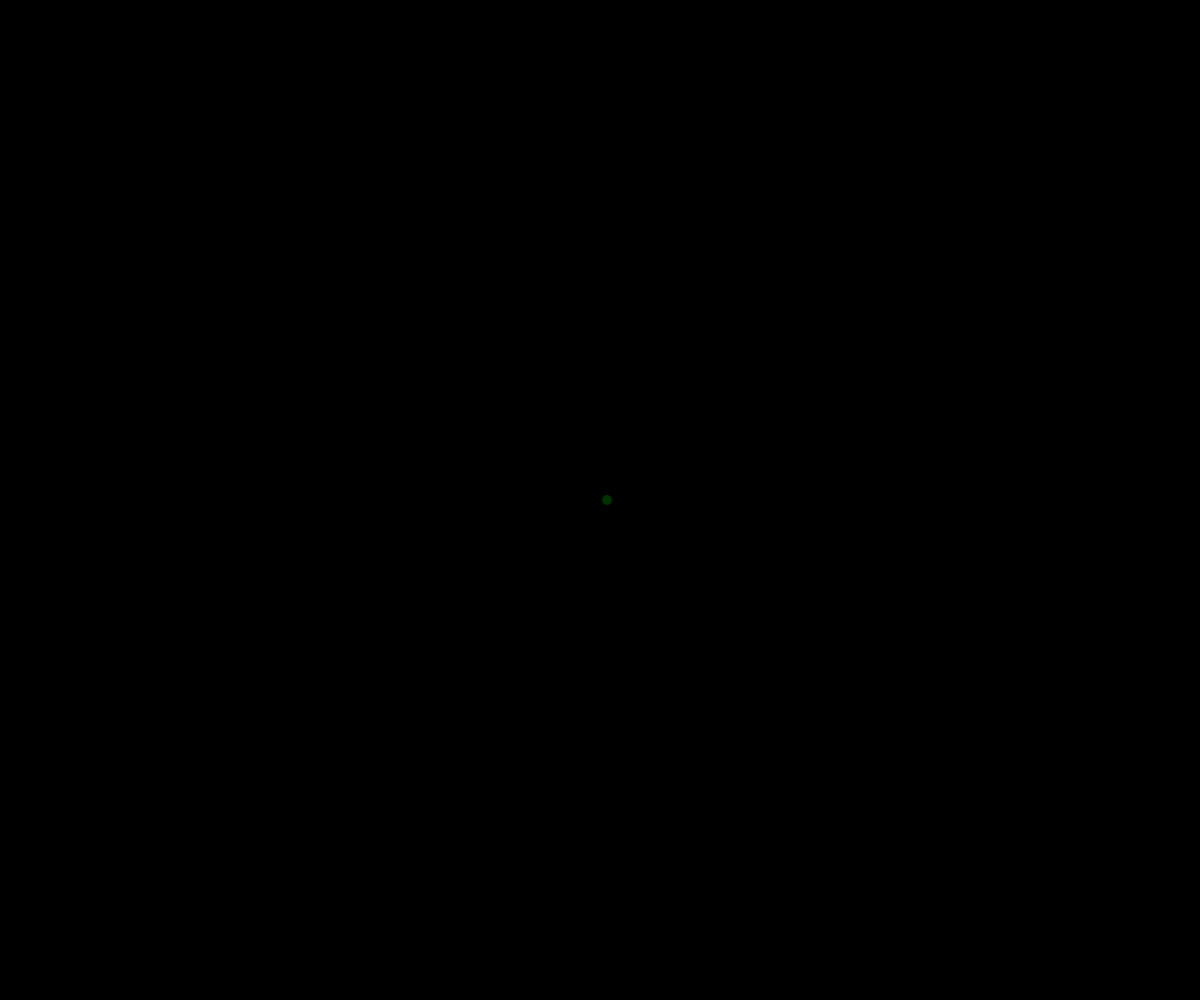
Frame 1 (no input)
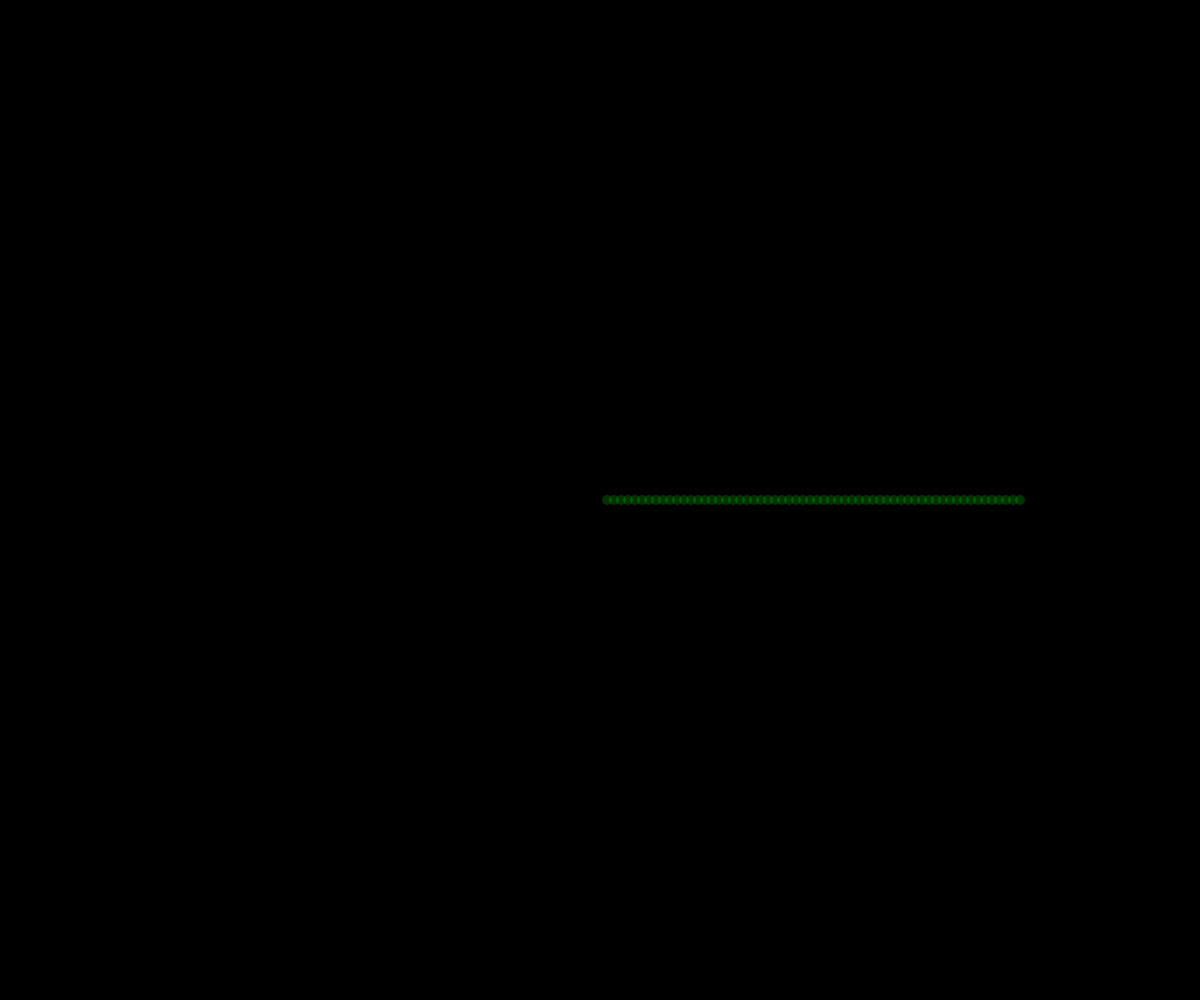
Frame 60 (no input)
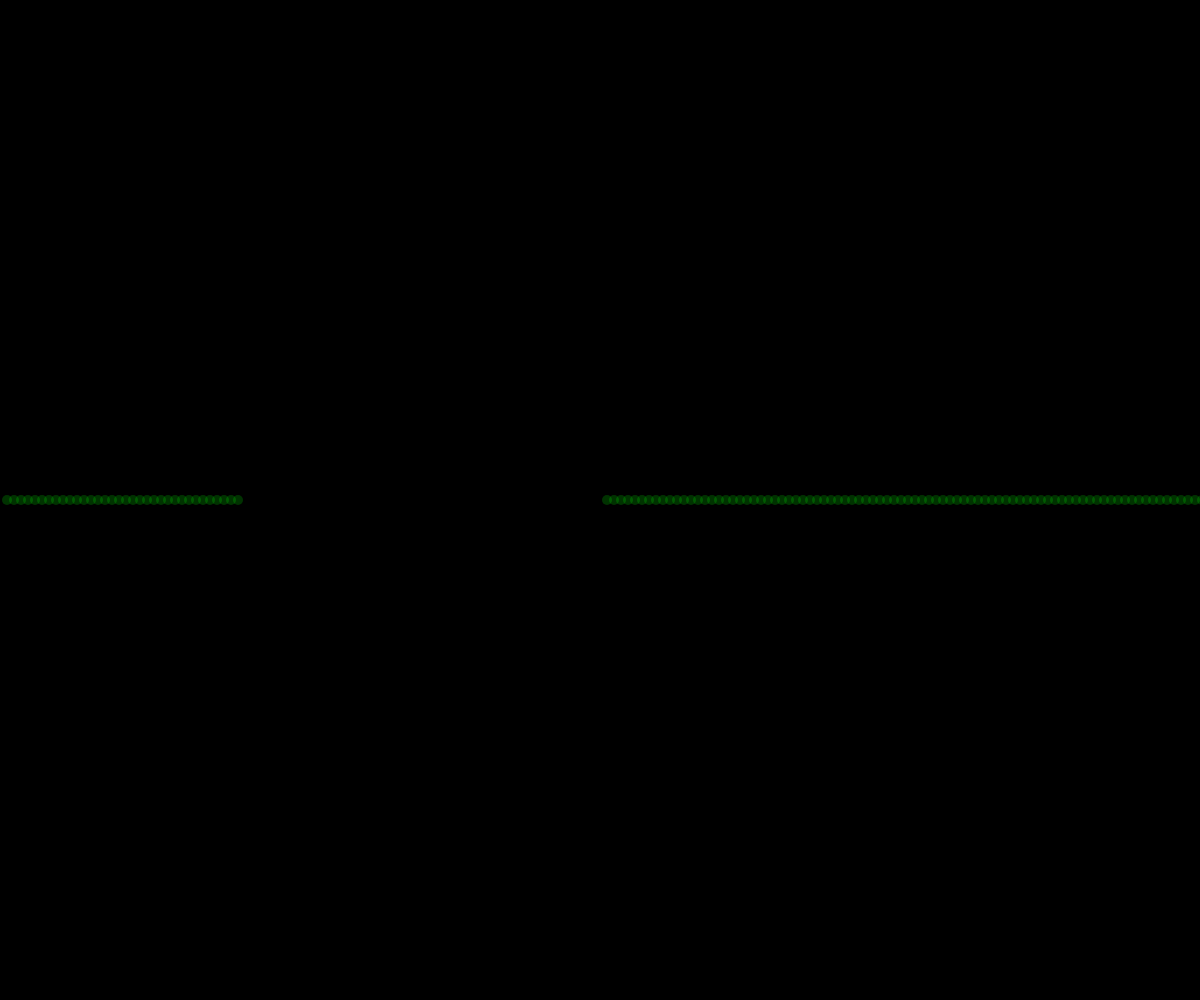
Frame 120 (the mouse pressed at the canvas centre since frame 60)

The p5.js sketch that drew these frames (run headless with seeded random() and noise() and a simulated clock; from frame 60 on, the mouse is pressed at the canvas centre):

// p5.js sketch
// ── sketch.js
var snakes;
var food;
var snakeCoord = [];
var snakeLen = 20;
var leftOn = false;
var rightOn = true;
var upOn = false;
var downOn = false;

function setup() {
  createCanvas(windowWidth, windowHeight);
  snakes = new Snake();
  background(0);
}

function draw() {

  stroke(255, 0, 0);
  if (upOn === true) {
    snakes.moveUp();
  }
  if (downOn === true) {
    snakes.moveDown();
  }
  if (leftOn === true) {
    snakes.moveLeft();
  }
  if (rightOn === true) {
    snakes.moveRight();
  }
  /*for(var i = snakeCoord.length-1; i>0;i++){
    snakeCoord[i].update();
    snakeCoord[i].show();
  }*/
  snakes.update();
  snakes.show();
}

function keyPressed() {
  /*if(keyCode == ENTER){
    //snakeCoord.push(new Snake());
  }*/
  if (keyCode == UP_ARROW) {
    upOn = true;
    downOn = false;
    leftOn = false;
    rightOn = false;
  } else if (keyCode == DOWN_ARROW) {
    upOn = false;
    downOn = true;
    leftOn = false;
    rightOn = false;
  } else if (keyCode == LEFT_ARROW) {
    upOn = false;
    downOn = false;
    leftOn = true;
    rightOn = false;
  } else if (keyCode == RIGHT_ARROW) {
    upOn = false;
    downOn = false;
    leftOn = false;
    rightOn = true;
  }
}
// ── food.js
function Food(){
  this.food =createVector(floor(random(width)),floor(random(height)));
  
  this.show = function(){
    fill();
    rect(this.food.x,this.food.y,15,15);
  }
  this.update = function(){
    rect(this.food.x,this.food,y,15,15);
  }
  this.ate = function(snake){
    if(abs(dist(snake.x,snake.y,this.x,this.y))<15){
      return true;
    }
  }
}
// ── snake.js
function Snake() {
  this.x = width/2;
  this.y = height/2;
  this.len = 8;
  this.tale = [];
  this.ySpeed = 0;
  this.xSpeed = 10;

  this.show = function() {
    stroke(0, 255, 0, 50);
    strokeWeight(10);
    /*var tail = createVector(this.x, this.y);
  this.tale.push(tail);

  if (this.tale > this.len) {
    this.tale.splice(0, 1);
  }*/
    //for(var i = this.tale.length-1; i>0;i--){
    point(this.x, this.y);
    //print(this.tale);
      
    //}
    //stroke(0, 255, 0, 50);
    //strokeWeight(10);
    /*beginShape();
    for (var i = 0; i < this.tale.length; i++) {
      var head = this.tale[i];
      vertex(head.x, head.y);
    }
    endShape();*/
  }

  this.update = function() {
    this.x += this.xSpeed;
    this.y += this.ySpeed;
    /*for (var i = 0; i < this.tale.length; i++) {
      this.tale[i].x = this.xSpeed;
      this.tale[i].y = this.ySpeed;
    }*/
  }
  this.moveLeft = function() {
    this.xSpeed = -2;
    this.ySpeed = 0;
    if (this.x <= 0) {
      this.x = width;
    }
    this.x -= 5;
  }

  this.moveRight = function() {
    this.xSpeed = 2;
    this.ySpeed = 0;
    if (this.x >= width) {
      this.x = 0;
    }
    this.x += 5;
  }

  this.moveUp = function() {
    this.xSpeed = 0;
    this.ySpeed = -2;
    if (this.y <= 0) {
      this.y = height;
    }
    this.y -= 5;
  }

  this.moveDown = function() {
    this.xSpeed = 0;
    this.ySpeed = 2;
    if (this.y >= height) {
      this.y = 0;
    }
    this.y += 5;
  }
}
